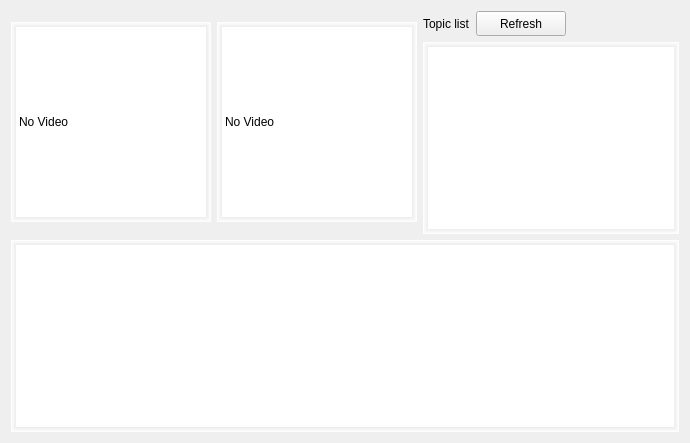
            <widget class="QWidget" name="page_5">
             <layout class="QVBoxLayout" name="verticalLayout_9">
              <item>
               <layout class="QVBoxLayout" name="verticalLayout_4">
                <item>
                 <layout class="QHBoxLayout" name="horizontalLayout_9">
                  <item>
                   <layout class="QVBoxLayout" name="verticalLayout_11">
                    <item>
                     <widget class="QLabel" name="label_video2">
                      <property name="minimumSize">
                       <size>
                        <width>200</width>
                        <height>195</height>
                       </size>
                      </property>
                      <property name="maximumSize">
                       <size>
                        <width>200</width>
                        <height>200</height>
                       </size>
                      </property>
                      <property name="styleSheet">
                       <string notr="true">QLabel{
border-top: 5px solid qlineargradient(y0:0, y1:1,stop: 0 #ececef, stop: 1 white);
border-left: 5px solid qlineargradient(x0:0, x1:1,stop: 0 #ececef, stop: 1 white);
 border-bottom: 5px solid qlineargradient(y0:0, y1:1,stop: 0 white, stop: 1  #ececef);
border-right: 5px solid qlineargradient(x0:0, x1:1,stop:  0 white, stop: 1 #ececef);
background-color: rgb(255,255,255);
}
</string>
                      </property>
                      <property name="text">
                       <string>No Video</string>
                      </property>
                     </widget>
                    </item>
                   </layout>
                  </item>
                  <item>
                   <layout class="QVBoxLayout" name="verticalLayout_19">
                    <item>
                     <widget class="QLabel" name="label_video3">
                      <property name="minimumSize">
                       <size>
                        <width>200</width>
                        <height>200</height>
                       </size>
                      </property>
                      <property name="maximumSize">
                       <size>
                        <width>200</width>
                        <height>200</height>
                       </size>
                      </property>
                      <property name="styleSheet">
                       <string notr="true">QLabel{
border-top: 5px solid qlineargradient(y0:0, y1:1,stop: 0 #ececef, stop: 1 white);
border-left: 5px solid qlineargradient(x0:0, x1:1,stop: 0 #ececef, stop: 1 white);
 border-bottom: 5px solid qlineargradient(y0:0, y1:1,stop: 0 white, stop: 1  #ececef);
border-right: 5px solid qlineargradient(x0:0, x1:1,stop:  0 white, stop: 1 #ececef);
background-color: rgb(255,255,255);
}
</string>
                      </property>
                      <property name="text">
                       <string>No Video</string>
                      </property>
                     </widget>
                    </item>
                   </layout>
                  </item>
                  <item>
                   <layout class="QVBoxLayout" name="verticalLayout_20">
                    <item>
                     <layout class="QHBoxLayout" name="horizontalLayout_15">
                      <item>
                       <widget class="QLabel" name="label_29">
                        <property name="maximumSize">
                         <size>
                          <width>90</width>
                          <height>30</height>
                         </size>
                        </property>
                        <property name="text">
                         <string>Topic list</string>
                        </property>
                       </widget>
                      </item>
                      <item>
                       <widget class="QPushButton" name="refresh_topic_btn">
                        <property name="minimumSize">
                         <size>
                          <width>90</width>
                          <height>25</height>
                         </size>
                        </property>
                        <property name="maximumSize">
                         <size>
                          <width>90</width>
                          <height>25</height>
                         </size>
                        </property>
                        <property name="cursor">
                         <cursorShape>ArrowCursor</cursorShape>
                        </property>
                        <property name="styleSheet">
                         <string notr="true"/>
                        </property>
                        <property name="text">
                         <string>Refresh</string>
                        </property>
                        <property name="icon">
                         <iconset>
                          <normaloff>:/image/data/images/refreash.png</normaloff>:/image/data/images/refreash.png</iconset>
                        </property>
                       </widget>
                      </item>
                      <item>
                       <spacer name="horizontalSpacer_4">
                        <property name="orientation">
                         <enum>Qt::Horizontal</enum>
                        </property>
                        <property name="sizeHint" stdset="0">
                         <size>
                          <width>40</width>
                          <height>20</height>
                         </size>
                        </property>
                       </spacer>
                      </item>
                     </layout>
                    </item>
                    <item>
                     <widget class="QListWidget" name="topic_listWidget">
                      <property name="styleSheet">
                       <string notr="true">QListWidget{
border-top: 5px solid qlineargradient(y0:0, y1:1,stop: 0 #ececef, stop: 1 white);
border-left: 5px solid qlineargradient(x0:0, x1:1,stop: 0 #ececef, stop: 1 white);
 border-bottom: 5px solid qlineargradient(y0:0, y1:1,stop: 0 white, stop: 1  #ececef);
border-right: 5px solid qlineargradient(x0:0, x1:1,stop:  0 white, stop: 1 #ececef);
background-color: rgb(255,255,255);
}
</string>
                      </property>
                     </widget>
                    </item>
                   </layout>
                  </item>
                 </layout>
                </item>
                <item>
                 <widget class="QListView" name="view_logging">
                  <property name="minimumSize">
                   <size>
                    <width>300</width>
                    <height>0</height>
                   </size>
                  </property>
                  <property name="maximumSize">
                   <size>
                    <width>12312312</width>
                    <height>12312312</height>
                   </size>
                  </property>
                  <property name="styleSheet">
                   <string notr="true">QListView{
border-top: 5px solid qlineargradient(y0:0, y1:1,stop: 0 #ececef, stop: 1 white);
border-left: 5px solid qlineargradient(x0:0, x1:1,stop: 0 #ececef, stop: 1 white);
 border-bottom: 5px solid qlineargradient(y0:0, y1:1,stop: 0 white, stop: 1  #ececef);
border-right: 5px solid qlineargradient(x0:0, x1:1,stop:  0 white, stop: 1 #ececef);
background-color: rgb(255,255,255);
}
</string>
                  </property>
                 </widget>
                </item>
               </layout>
              </item>
             </layout>
            </widget>
